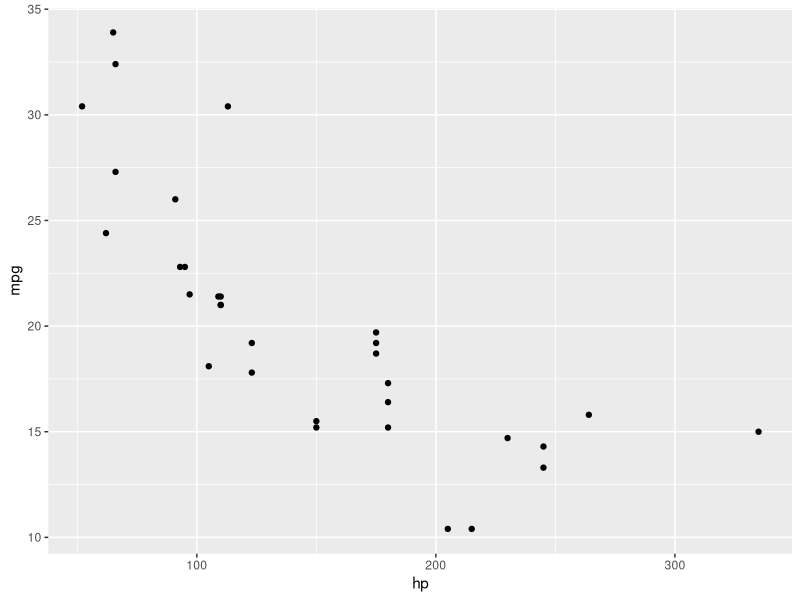
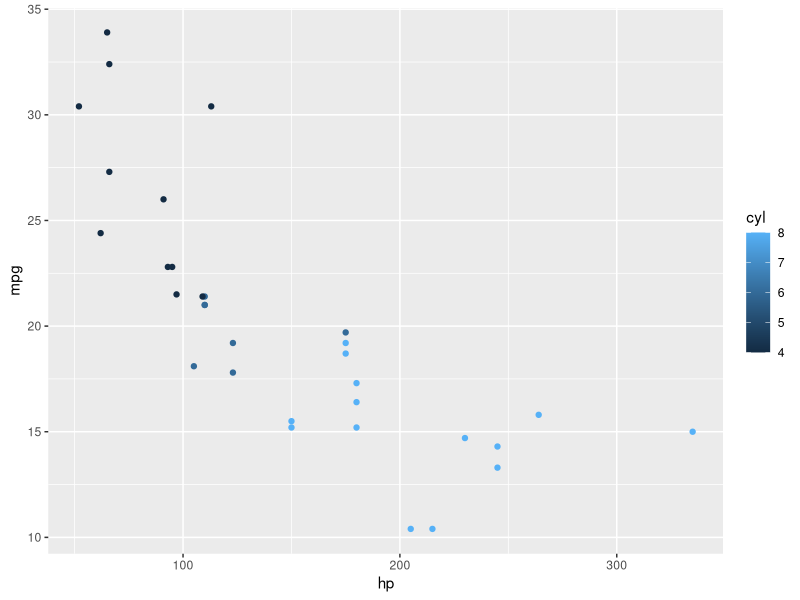
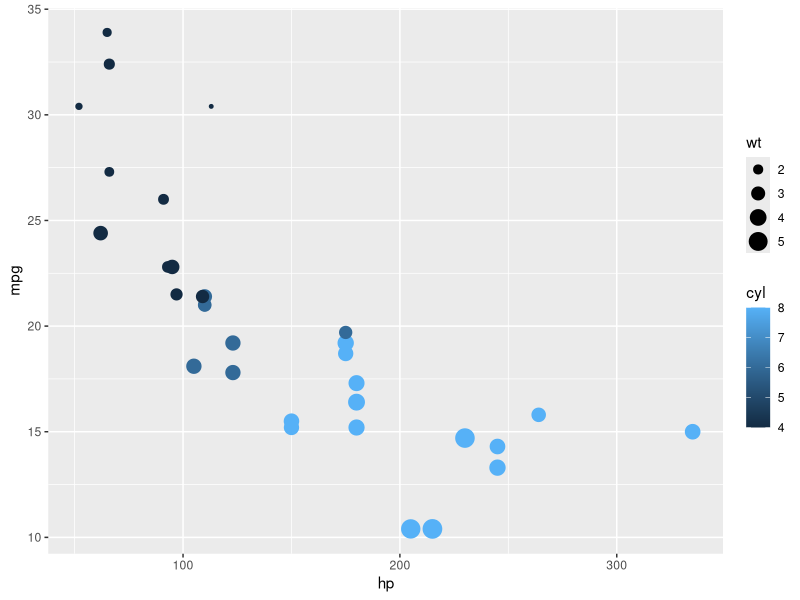
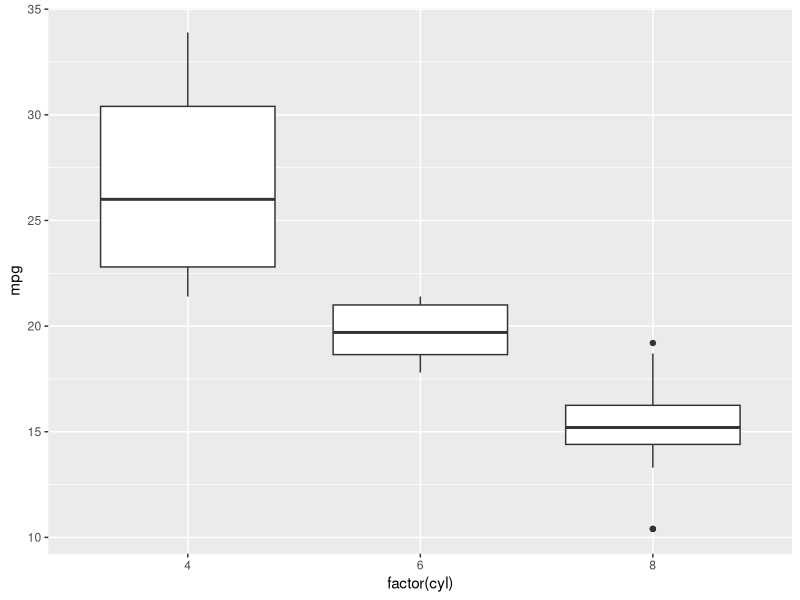
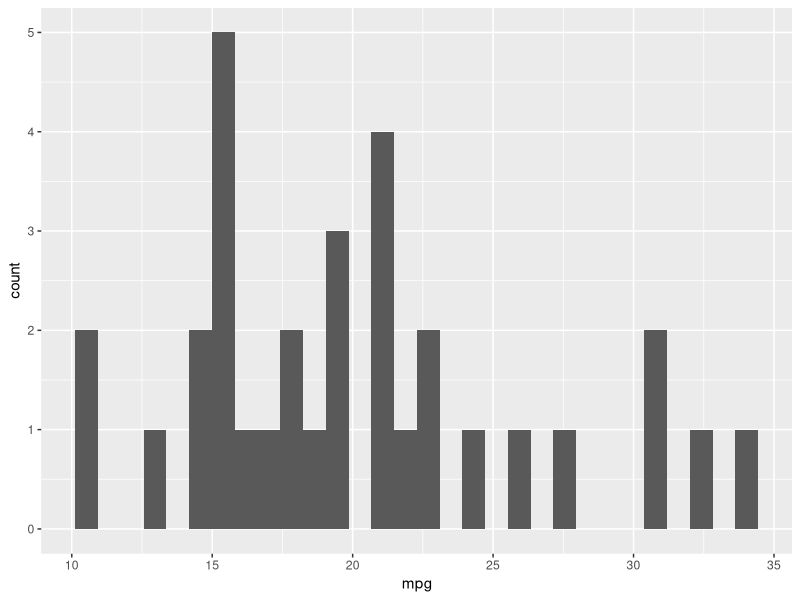
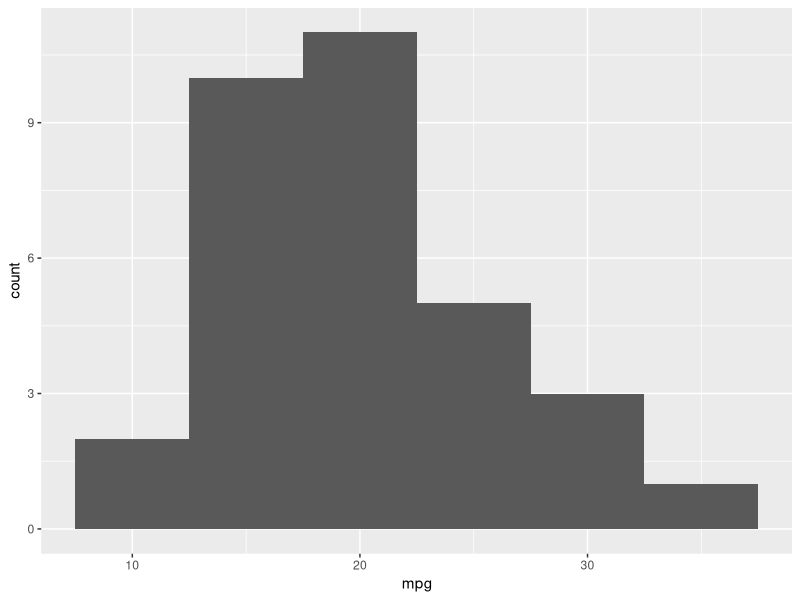
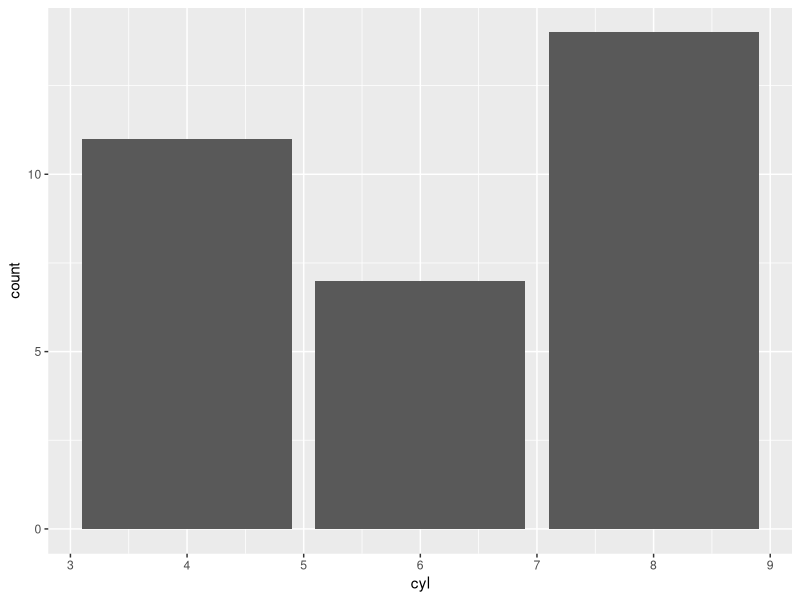
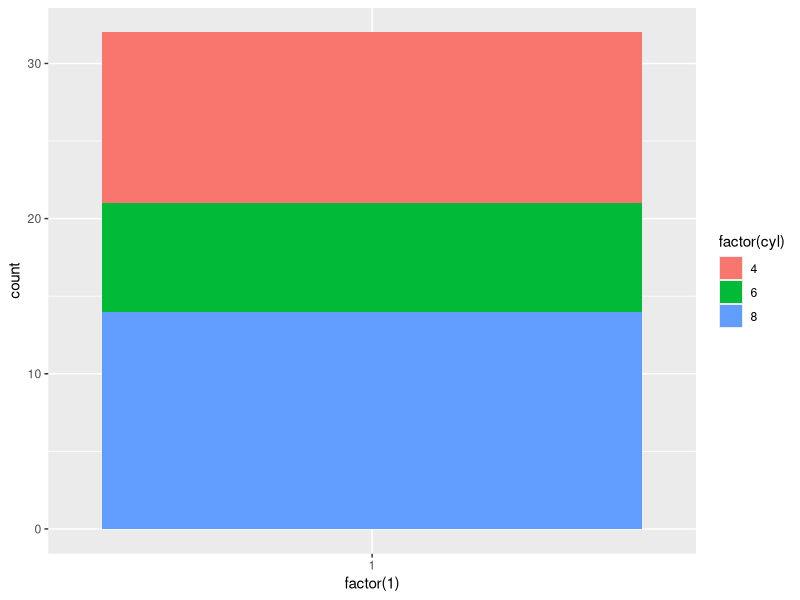

Write the R code that produced these figures, in order.
## ---- chunk 1
options(stringsAsFactors = FALSE)
library(knitr)
## ---- chunk 2
library(ggplot2)
## ---- chunk 3
ggplot(mtcars, aes(x=hp, y=mpg)) + geom_point()
## ---- chunk 4
ggplot(mtcars, aes(x=hp, y=mpg, colour=cyl)) + geom_point()
## ---- chunk 5
ggplot(mtcars, aes(x=hp, y=mpg, colour=cyl, size=wt)) + geom_point()
## ---- chunk 6
ggplot(mtcars, aes(x=factor(cyl), y=mpg)) + geom_boxplot()
## ---- chunk 7
ggplot(mtcars, aes(x=mpg)) + geom_histogram()
## ---- chunk 8
ggplot(mtcars, aes(x=mpg)) + geom_histogram(binwidth=5)
## ---- chunk 9
ggplot(mtcars, 
       aes(x=cyl)) + 
  geom_bar()
## ---- chunk 10
ggplot(mtcars, 
       aes(x=factor(1), fill=factor(cyl))) + 
  geom_bar(width=1)
## ---- chunk 11

# this does a count
ggplot(mtcars, 
       aes(x=factor(1), fill=factor(cyl))) + 
  geom_bar(width=1) + coord_polar(theta="y")
## ---- chunk 12
animals = data.frame(animal_type = c("chickens", "cows", "pigs"),
                     farm_count = c(20, 10, 5))
animals
## ---- chunk 13
ggplot(animals, 
       aes(x=factor(1), y=farm_count, fill=factor(animal_type))) + 
  geom_bar(width=1, stat="identity") + 
  coord_polar(theta="y") + 
  theme_void()

## ---- chunk 14
df = read.csv(file="./data/UNFCCC_CO2_Emissions.csv")
## ---- chunk 15
ggplot(df, aes(x=Year, y=CO2_Mt, colour=Country)) + geom_line()
## ---- chunk 16
ggplot(df, 
       aes(x=Year, y=CO2_Mt, fill=Country)) + 
  geom_area()
## ---- chunk 17
ggplot(df, 
       aes(x=Year, y=CO2_Mt, fill=Country)) + 
  geom_area() + 
  geom_line(aes(ymax=CO2_Mt), position="stack", size=0.1)
## ---- chunk 18
ggplot(df, aes(x=Year, y=CO2_Mt)) + geom_line() + facet_wrap(~Country, scales="free_y")
## ---- chunk 19
ggplot(df, aes(x=Year, y=CO2_Mt, ymin=0)) + geom_line() + facet_wrap(~Country, scales="free_y")
